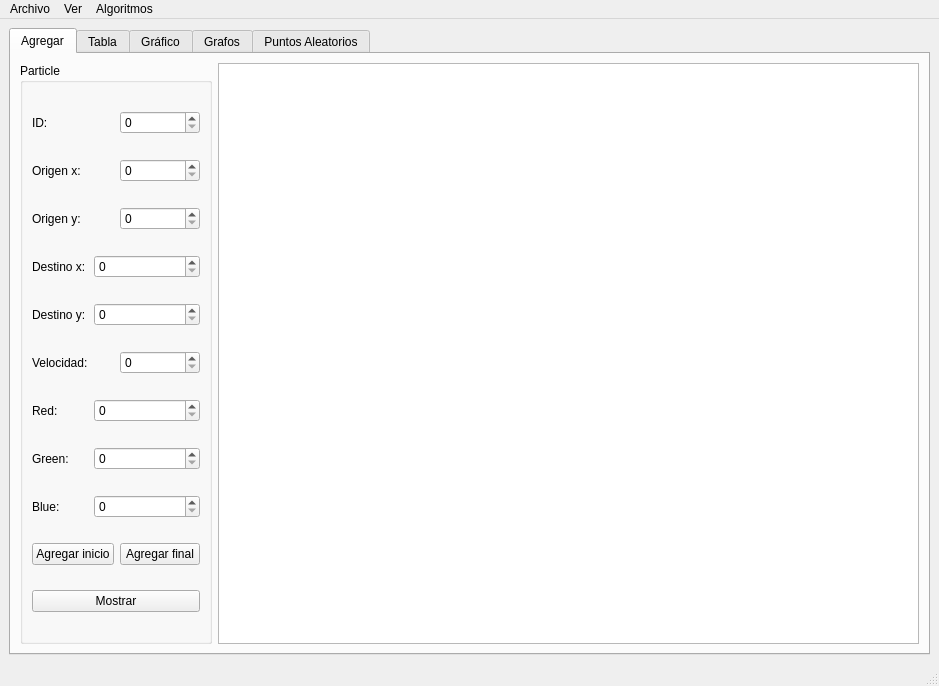
<?xml version="1.0" encoding="UTF-8"?>
<ui version="4.0">
 <class>MainWindow</class>
 <widget class="QMainWindow" name="MainWindow">
  <property name="geometry">
   <rect>
    <x>0</x>
    <y>0</y>
    <width>939</width>
    <height>686</height>
   </rect>
  </property>
  <property name="windowTitle">
   <string>MainWindow</string>
  </property>
  <widget class="QWidget" name="centralwidget">
   <layout class="QGridLayout" name="gridLayout_2">
    <item row="2" column="0">
     <widget class="QTabWidget" name="tabWidget">
      <property name="currentIndex">
       <number>0</number>
      </property>
      <widget class="QWidget" name="tab">
       <attribute name="title">
        <string>Agregar</string>
       </attribute>
       <layout class="QGridLayout" name="gridLayout_3">
        <item row="0" column="1">
         <widget class="QPlainTextEdit" name="plainTextEdit"/>
        </item>
        <item row="0" column="0">
         <widget class="QGroupBox" name="particle_groupBox">
          <property name="title">
           <string>Particle</string>
          </property>
          <layout class="QGridLayout" name="gridLayout">
           <item row="5" column="0">
            <widget class="QLabel" name="velocidad_label">
             <property name="text">
              <string>Velocidad:</string>
             </property>
            </widget>
           </item>
           <item row="1" column="0">
            <widget class="QLabel" name="origen_x_label">
             <property name="text">
              <string>Origen x:</string>
             </property>
            </widget>
           </item>
           <item row="0" column="2">
            <widget class="QSpinBox" name="id_spinBox"/>
           </item>
           <item row="4" column="1" colspan="2">
            <widget class="QSpinBox" name="destino_y_spinBox">
             <property name="maximum">
              <number>500</number>
             </property>
            </widget>
           </item>
           <item row="7" column="1" colspan="2">
            <widget class="QSpinBox" name="green_spinBox">
             <property name="maximum">
              <number>255</number>
             </property>
            </widget>
           </item>
           <item row="9" column="0" colspan="2">
            <widget class="QPushButton" name="agregar_inicio_pushButton">
             <property name="text">
              <string>Agregar inicio</string>
             </property>
            </widget>
           </item>
           <item row="6" column="1" colspan="2">
            <widget class="QSpinBox" name="red_spinBox">
             <property name="maximum">
              <number>255</number>
             </property>
            </widget>
           </item>
           <item row="1" column="2">
            <widget class="QSpinBox" name="origen_x_spinBox"/>
           </item>
           <item row="5" column="2">
            <widget class="QSpinBox" name="velocidad_spinBox"/>
           </item>
           <item row="0" column="0">
            <widget class="QLabel" name="id_label">
             <property name="text">
              <string>ID:</string>
             </property>
            </widget>
           </item>
           <item row="2" column="0">
            <widget class="QLabel" name="origen_y_label">
             <property name="text">
              <string>Origen y:</string>
             </property>
            </widget>
           </item>
           <item row="9" column="2">
            <widget class="QPushButton" name="agregar_final_pushButton">
             <property name="text">
              <string>Agregar final</string>
             </property>
            </widget>
           </item>
           <item row="6" column="0">
            <widget class="QLabel" name="red_label">
             <property name="text">
              <string>Red:</string>
             </property>
            </widget>
           </item>
           <item row="2" column="2">
            <widget class="QSpinBox" name="origen_y_spinBox"/>
           </item>
           <item row="10" column="0" colspan="3">
            <widget class="QPushButton" name="mostrar_pushButton">
             <property name="text">
              <string>Mostrar</string>
             </property>
            </widget>
           </item>
           <item row="4" column="0">
            <widget class="QLabel" name="destino_y_label">
             <property name="text">
              <string>Destino y:</string>
             </property>
            </widget>
           </item>
           <item row="7" column="0">
            <widget class="QLabel" name="green_label">
             <property name="text">
              <string>Green:</string>
             </property>
            </widget>
           </item>
           <item row="3" column="0">
            <widget class="QLabel" name="destino_x_label">
             <property name="text">
              <string>Destino x:</string>
             </property>
            </widget>
           </item>
           <item row="8" column="1" colspan="2">
            <widget class="QSpinBox" name="blue_spinBox">
             <property name="maximum">
              <number>255</number>
             </property>
            </widget>
           </item>
           <item row="8" column="0">
            <widget class="QLabel" name="blue_label">
             <property name="text">
              <string>Blue:</string>
             </property>
            </widget>
           </item>
           <item row="3" column="1" colspan="2">
            <widget class="QSpinBox" name="destino_x_spinBox">
             <property name="maximumSize">
              <size>
               <width>16777215</width>
               <height>16777215</height>
              </size>
             </property>
             <property name="maximum">
              <number>500</number>
             </property>
            </widget>
           </item>
          </layout>
         </widget>
        </item>
       </layout>
      </widget>
      <widget class="QWidget" name="tab_2">
       <attribute name="title">
        <string>Tabla</string>
       </attribute>
       <layout class="QGridLayout" name="gridLayout_4">
        <item row="1" column="2">
         <widget class="QPushButton" name="buscar_pushButton">
          <property name="text">
           <string>Buscar</string>
          </property>
         </widget>
        </item>
        <item row="0" column="1" colspan="3">
         <widget class="QTableWidget" name="tabla"/>
        </item>
        <item row="1" column="3">
         <widget class="QPushButton" name="mostrar_tabla_pushButton">
          <property name="text">
           <string>Mostrar</string>
          </property>
         </widget>
        </item>
        <item row="1" column="1">
         <widget class="QLineEdit" name="buscar_lineEdit">
          <property name="inputMask">
           <string/>
          </property>
          <property name="text">
           <string/>
          </property>
          <property name="placeholderText">
           <string>Identificador de partícula</string>
          </property>
         </widget>
        </item>
       </layout>
      </widget>
      <widget class="QWidget" name="tab_3">
       <attribute name="title">
        <string>Gráfico</string>
       </attribute>
       <layout class="QGridLayout" name="gridLayout_5">
        <item row="0" column="0" colspan="2">
         <widget class="QGraphicsView" name="graphicsView"/>
        </item>
        <item row="8" column="0" colspan="2">
         <widget class="QPushButton" name="limpiar">
          <property name="text">
           <string>Limpiar</string>
          </property>
         </widget>
        </item>
        <item row="3" column="0" colspan="2">
         <widget class="QPushButton" name="dibujar">
          <property name="text">
           <string>Dibujar</string>
          </property>
         </widget>
        </item>
       </layout>
      </widget>
      <widget class="QWidget" name="tab_4">
       <attribute name="title">
        <string>Grafos</string>
       </attribute>
       <layout class="QVBoxLayout" name="verticalLayout">
        <item>
         <layout class="QGridLayout" name="gridLayout_6">
          <item row="0" column="2">
           <widget class="QGraphicsView" name="graphicsView_2"/>
          </item>
          <item row="0" column="0">
           <widget class="QTextBrowser" name="textBrowser"/>
          </item>
         </layout>
        </item>
        <item>
         <widget class="QPushButton" name="pushButton_grafo">
          <property name="text">
           <string>Obtener Grafos</string>
          </property>
         </widget>
        </item>
       </layout>
      </widget>
      <widget class="QWidget" name="tab_5">
       <attribute name="title">
        <string>Puntos Aleatorios</string>
       </attribute>
       <layout class="QGridLayout" name="gridLayout_7">
        <item row="3" column="0">
         <widget class="QPushButton" name="Dibujar_Al_pushButton">
          <property name="text">
           <string>Dibujar</string>
          </property>
         </widget>
        </item>
        <item row="1" column="0" colspan="3">
         <widget class="QGraphicsView" name="graphicsView_3"/>
        </item>
        <item row="4" column="2">
         <widget class="QPushButton" name="prim_pushButton">
          <property name="text">
           <string>Prim</string>
          </property>
         </widget>
        </item>
        <item row="2" column="0">
         <widget class="QSpinBox" name="spinBox_puntos">
          <property name="minimum">
           <number>2</number>
          </property>
          <property name="maximum">
           <number>1000</number>
          </property>
         </widget>
        </item>
        <item row="4" column="0">
         <widget class="QPushButton" name="Dijkstra_pushButton">
          <property name="text">
           <string>Dijkstra</string>
          </property>
         </widget>
        </item>
        <item row="4" column="1">
         <widget class="QPushButton" name="kruskal_pushButton">
          <property name="text">
           <string>Kruskal</string>
          </property>
         </widget>
        </item>
        <item row="3" column="1" colspan="2">
         <widget class="QPushButton" name="puntos_cercanos_al_pushButton">
          <property name="text">
           <string>Puntos Cercanos</string>
          </property>
         </widget>
        </item>
        <item row="2" column="1" colspan="2">
         <widget class="QSlider" name="horizontalSlider">
          <property name="minimum">
           <number>2</number>
          </property>
          <property name="maximum">
           <number>1000</number>
          </property>
          <property name="orientation">
           <enum>Qt::Horizontal</enum>
          </property>
         </widget>
        </item>
       </layout>
      </widget>
     </widget>
    </item>
   </layout>
  </widget>
  <widget class="QMenuBar" name="menubar">
   <property name="geometry">
    <rect>
     <x>0</x>
     <y>0</y>
     <width>939</width>
     <height>22</height>
    </rect>
   </property>
   <widget class="QMenu" name="menuArchivo">
    <property name="title">
     <string>Archivo</string>
    </property>
    <addaction name="actionAbrir"/>
    <addaction name="actionGuardar"/>
    <addaction name="separator"/>
   </widget>
   <widget class="QMenu" name="menuAlgoritmos">
    <property name="title">
     <string>Algoritmos</string>
    </property>
    <addaction name="actionOrdenar_por_Id"/>
    <addaction name="actionOrdenar_por_Distancia_Rev"/>
    <addaction name="actionOrdenar_por_Velocidad"/>
    <addaction name="separator"/>
    <addaction name="actionPuntos_Cercanos"/>
    <addaction name="separator"/>
    <addaction name="actionPrim"/>
    <addaction name="actionGraham"/>
   </widget>
   <widget class="QMenu" name="menuVer">
    <property name="title">
     <string>Ver</string>
    </property>
    <addaction name="actionPuntos"/>
   </widget>
   <addaction name="menuArchivo"/>
   <addaction name="menuVer"/>
   <addaction name="menuAlgoritmos"/>
  </widget>
  <widget class="QStatusBar" name="statusbar"/>
  <action name="actionAbrir">
   <property name="text">
    <string>Abrir</string>
   </property>
   <property name="shortcut">
    <string>Ctrl+O</string>
   </property>
  </action>
  <action name="actionGuardar">
   <property name="text">
    <string>Guardar</string>
   </property>
   <property name="shortcut">
    <string>Ctrl+S</string>
   </property>
  </action>
  <action name="actionPuntos_Cercanos">
   <property name="text">
    <string>Puntos Cercanos</string>
   </property>
  </action>
  <action name="actionPuntos">
   <property name="text">
    <string>Puntos</string>
   </property>
  </action>
  <action name="actionOrdenar_por_Id">
   <property name="text">
    <string>Ordenar por Id</string>
   </property>
  </action>
  <action name="actionOrdenar_por_Distancia_Rev">
   <property name="text">
    <string>Ordenar por Distancia Rev</string>
   </property>
  </action>
  <action name="actionOrdenar_por_Velocidad">
   <property name="text">
    <string>Ordenar por Velocidad</string>
   </property>
  </action>
  <action name="actionDijkstra">
   <property name="text">
    <string>Dijkstra</string>
   </property>
  </action>
  <action name="actionPrim">
   <property name="text">
    <string>Prim</string>
   </property>
  </action>
  <action name="actionKruskal">
   <property name="text">
    <string>Kruskal</string>
   </property>
  </action>
  <action name="actionGraham">
   <property name="text">
    <string>Graham</string>
   </property>
  </action>
 </widget>
 <tabstops>
  <tabstop>destino_x_spinBox</tabstop>
  <tabstop>destino_y_spinBox</tabstop>
  <tabstop>red_spinBox</tabstop>
  <tabstop>green_spinBox</tabstop>
  <tabstop>blue_spinBox</tabstop>
  <tabstop>agregar_inicio_pushButton</tabstop>
  <tabstop>agregar_final_pushButton</tabstop>
 </tabstops>
 <resources/>
 <connections/>
</ui>
